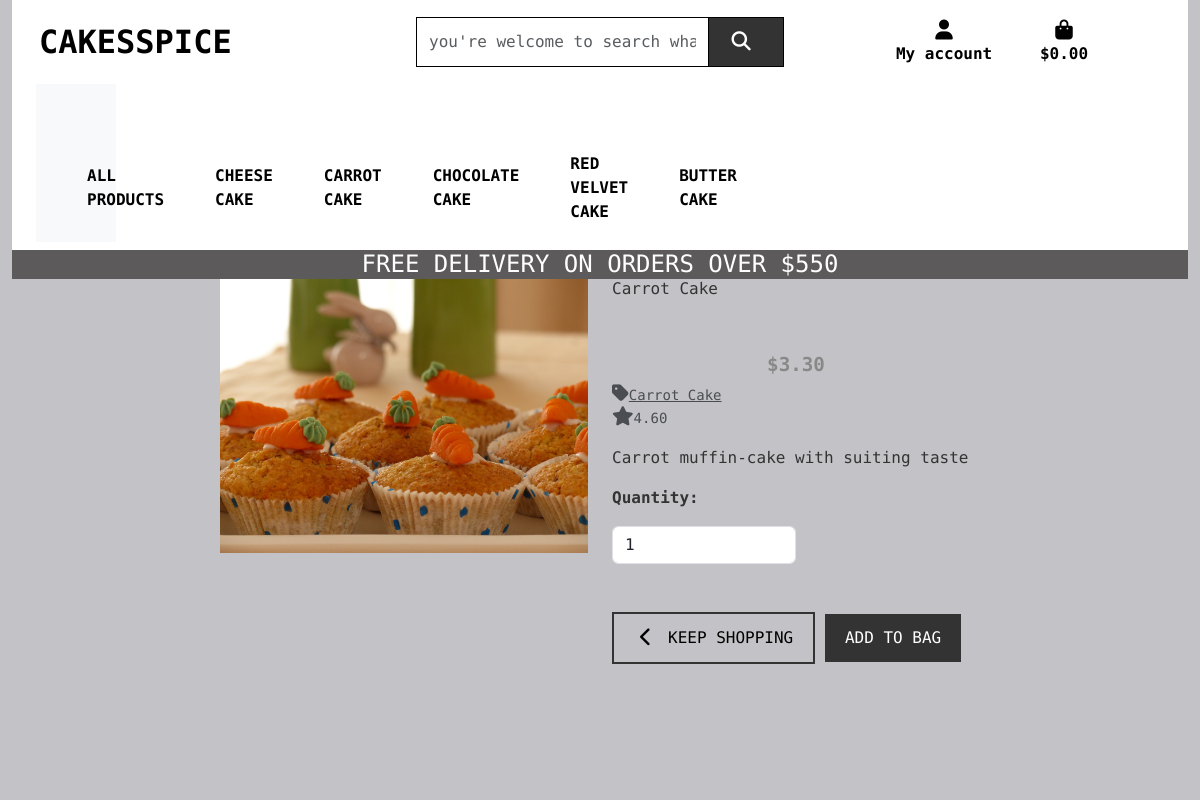
The app's page /products/5, older data.
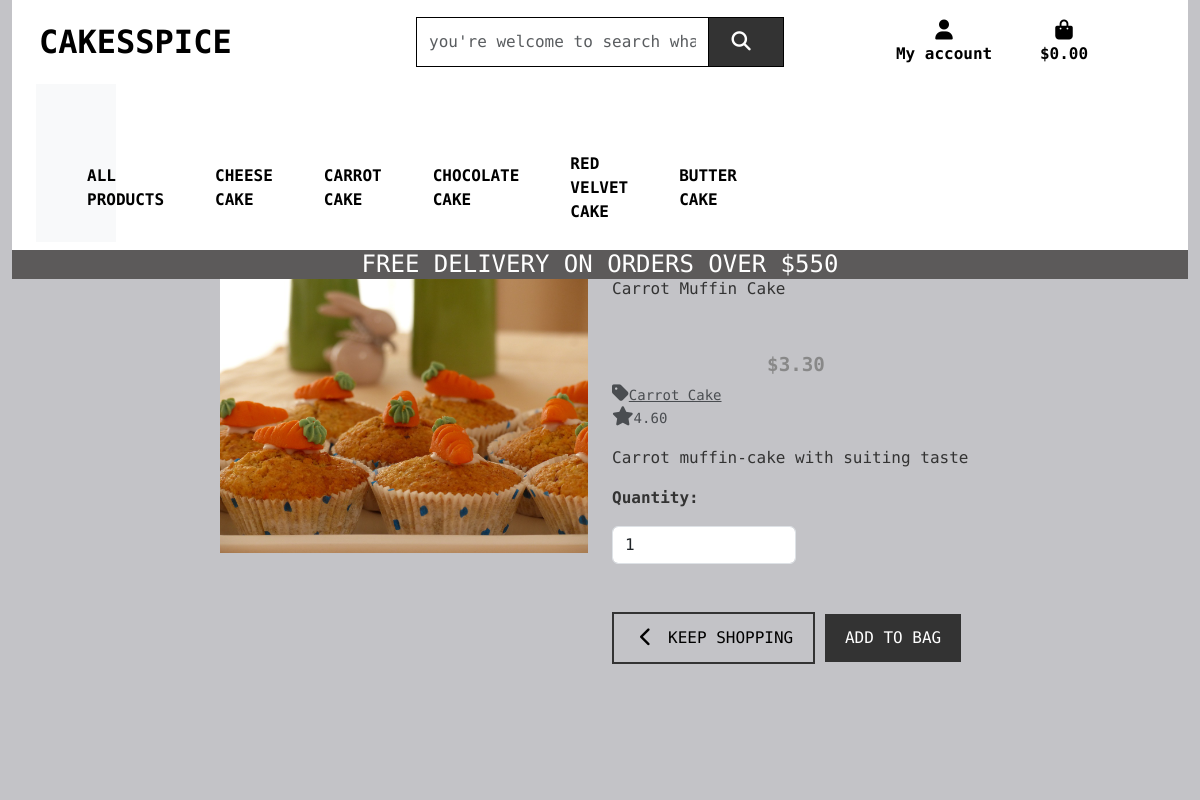
The same page, newer data.
### products/models.py (models this page shows, shortened)
class Product(models.Model):
    name = models.CharField(max_length=500)
    price = models.DecimalField(max_digits=10, decimal_places=2)
    description = models.TextField(default=now)
    category = models.ForeignKey('Category', on_delete=models.CASCADE, default=1)
    rating = models.DecimalField(max_digits=6, decimal_places=2, null=False, default=0.0)
    imageUrl = models.URLField(null=True, blank=True)
    image = models.ImageField(upload_to='products/', null=True, blank=True)

class Category(models.Model):
    class Meta:
        verbose_name_plural = 'Categories'
    name = models.CharField(max_length=500)
    description = models.TextField(default=now)
    created_at = models.DateTimeField(default=now)

### products/views.py (the view)
# urls.py: path('<item_id>', views.product_details, name='product_detail'),
def product_details(request, item_id):
    product = get_object_or_404(Product, id=item_id)
    context = {
        'product': product,
        'item_id': item_id,
    }
    return render(request, 'products/product_details.html', context)

### bag/context.py (called while the page is built, shortened)
def bag_contents(request):
    bag_items = []
    total = 0
    product_count = 0
    bag = request.session.get('bag', {})
    if total < settings.FREE_DELIVERY_THRESHOLD:
        delivery = total * Decimal(settings.STANDARD_DELIVERY_PERCENTAGE / 100)
        free_delivery_delta = settings.FREE_DELIVERY_THRESHOLD - total
    else:
        delivery = 0
        free_delivery_delta = 0
    grand_total = delivery + total
    context = {
        'bag_items': bag_items,
        'total': total,
        'product_count': product_count,
        'delivery': delivery,
        'free_delivery_delta': free_delivery_delta,
        'free_delivery_threshold': free_delivery_delta,
        'grand_total': grand_total
    }
    return context

### products/templates/products/product_details.html (shortened to what this page needs)
{% extends "base.html" %}
{% load static %}
{% block content %}
    <div class="overlay"></div>
    <div class="container-fluid">
        <div class="row">
            <div class="col-12 col-md-6 col-lg-4 offset-lg-2">
                <div class="image-container my-5">
                    {% if product.image %}
                        <a href="{{ product.image.url }}" target="_blank">
                            <img class="card-img-top img-fluid" src="{{ product.image.url}}" alt="{{ product.name }}">
                        </a>
                        {% else %}
                        <a href="">
                            <img class="card-img-top img-fluid" src="{{ MEDIA_URL}}noimage.png" alt="{{ product.name }}">
                        </a>
                    {% endif %}
                </div>
            </div>
            <div class="col-12 col-md-6 col-lg-4">
                <div class="product-details-container mb-5 mt-md-5">
                    <p class="mb-0">{{ product.name }}</p>
                    <p class="lead mb-0 text-left font-weight-bold">${{ product.price }}</p>
                    {% if product.category %}
                    <p class="small mt-1 mb-0">
                        <a class="text-muted" href="{% url 'products' %}?category={{ product.category.name }}">
                            <i class="fas fa-tag mr-1"></i>{{product.category.name}}
                        </a>
                    </p>
                    {% endif %}
                    {% if product.rating %}
                        <small class="text-muted"><i class="fas fa-star mr-1"></i>{{ product.rating}}</small>
                    {% else %}
                        <small class="text-muted"> No Rating</small>
                    {% endif %}
                    <p class="mt-3">{{ product.description}}</p>
                    <form class="form" action="{% url 'add_to_bag' product.id %}" method="POST">
                        <div class="form-row">
                            <div class="col-12">
                                <p class="mt-3"><strong>Quantity:</strong></p>
                                <div class="form-group w-50">
                                    <div class="input-group">
                                        <input class="form-control qty-input" type="number" name="quantity" value="1" min="1" max="99" data-item_id="{{ product.id }}" id="id_qty_{{product.id}}">
                                    </div>
                                </div>
                            </div>
                            <div class="col-12">
                                <a href="{% url 'products' %}" class="btn btn-outline-black rounded-0 mt-5">
                                    <span class="icon">
                                        <i class="fas fa-chevron-left"></i>
                                    </span>
                                    <span class="text-uppercase">Keep Shopping</span>
                                </a>
                                <input type="submit" class="btn btn-black rounded-0 text-uppercase mt-5" value="Add to Bag">
                            </div>
                        </div>
                    </form>
                </div>
            </div>
        </div>
    </div>
{% endblock %}

### templates/base.html (shortened to what this page needs)
{% load static %}
<!doctype html>
<html lang="en">
  <head>
    {% block corecss %}
    <link href="https://cdn.jsdelivr.net/npm/bootstrap@5.3.3/dist/css/bootstrap.min.css" rel="stylesheet">
    <link rel="stylesheet" href="{% static 'css/base.css' %}">
    {% endblock %}
  </head>
  <body>
    <header class="container-fluid fixed-top">
      <div id="topnav" class="row bg-white pt-lg-2 d-home d-lg-flex">
        <div class="col-12 col-lg-4 my-auto py-1 py-lg-0 text-center text-lg-left">
          <a href="{% url 'home' %}" class="nav-link main-logo-link">
            <h2 class="logo-font text-black my-0"><strong>CakesSpice</strong></h2>
          </a>
        </div>
        <div class="col-12 col-lg-4 my-auto py-1 py-lg-0">
          <form method="GET" action="{% url 'products' %}">
            <div class="input-group w-100">
              <input class="form-control border border-black rounded-0" type="text" name="q" placeholder="you're welcome to search what you want">
              <div class="input-group-append">
                <button class="form-control btn btn-black border border-black rounded-0" type="submit">
                  <span class="icon">
                    <i class="fas fa-search"></i>
                  </span>
                </button>
              </div>
            </div>
          </form>
        </div>
        <div class="col-12 col-lg-4 my-auto py-1 py-lg-0">
          <ul class="list-inline list-unstyled text-center text-lg-right my-0">
            <li class="list-inline-item dropdown">
              <a class="text-black nav-link" href="" id="user-options" data-toggle="dropdown" aria-haspopup="true" aria-expanded="false">
                <div class="text-center">
                  <div><i class="fas fa-user fa-lg"></i></div>
                  <p class="my-0">My account</p>
                </div>
              </a>
            </li>
            <li class="list-inline-item">
              <a class="{% if grand_total %}text-info font-weight-bold{% else %}text-black{% endif %} nav-link"href="{% url 'view_bag' %}">
                <div class="text-center">
                  <div><i class="fas fa-shopping-bag fa-lg"></i></div>
                  <p class="my-0">
                    {% if grand_total%}
                      ${{ grand_total|floatformat:2 }}
                    {% else %}
                      $0.00
                    {% endif %}
                  </p>
                </div>
              </a>
            </li>
          </ul>
        </div>
      </div>
      <div class="row bg-white">
        <nav class="navbar navbar-expand-lg">
            {% include 'includes/main-nav.html' %}
        </nav>
      </div>
      <div id="delivery-banner" class="row text-center">
        <div class="col bg-black text-white">
          <h4 class="logo-font my-0">Free delivery on orders over $5{{free_delivery_threshold}}</h4>
        </div>
      </div>
    </header>
    {% block content %}
    {% endblock %}
  </body>
</html>

### templates/includes/main-nav.html (shortened to what this page needs)
<nav class="navbar navbar-expand-lg navbar-light bg-light">
    <div class="container">
        <div class="collapse navbar-collapse" id="main-nav">
            <ul class="navbar-nav w-auto mx-auto">
                <li class="nav-item dropdown">
                    <a class="logo-font font-weight-bold nav-link text-black" href="#" id="all-products-link" data-bs-toggle="dropdown" aria-haspopup="true" aria-expanded="false">
                        All Products
                    </a>
                </li>
                <li class="nav-item dropdown">
                    <a class="logo-font font-weight-bold nav-link text-black" href="#" id="cheese-cake-link" data-bs-toggle="dropdown" aria-haspopup="true" aria-expanded="false">
                        Cheese Cake
                    </a>
                </li>
                <li class="nav-item dropdown">
                    <a class="logo-font font-weight-bold nav-link text-black" href="#" id="carrot-cake-link" data-bs-toggle="dropdown" aria-haspopup="true" aria-expanded="false">
                        Carrot Cake
                    </a>
                </li>
                <li class="nav-item dropdown">
                    <a class="logo-font font-weight-bold nav-link text-black" href="#" id="chocolate-cake-link" data-bs-toggle="dropdown" aria-haspopup="true" aria-expanded="false">
                        Chocolate Cake
                    </a>
                </li>
                <li class="nav-item dropdown">
                    <a class="logo-font font-weight-bold nav-link text-black" href="#" id="Red-Velvet-cake-link" data-bs-toggle="dropdown" aria-haspopup="true" aria-expanded="false">
                        Red Velvet Cake
                    </a>
                </li>
                <li class="nav-item dropdown">
                    <a class="logo-font font-weight-bold nav-link text-black" href="#" id="butter-cake-link" data-bs-toggle="dropdown" aria-haspopup="true" aria-expanded="false">
                        Butter Cake
                    </a>
                </li>
            </ul>
        </div>
    </div>
</nav>

### static/css/base.css (style rules this page uses)
html { height: 100%; }
.icon { align-items: center; display: inline-flex; justify-content: center; height: 1.5rem; width: 1.5rem; }
.logo-font { text-transform: uppercase; }
.main-logo-link { width: fit-content; }
.btn-black { background: black; color: white; }
.btn-outline-black { background: white; color: black !important; border: 1px solid black; }
.text-black { color: #000!important; }
.border-black { border: 1px solid black!important; }
.bg-black { background: #5c5a5a !important; }
.overlay { height: 100%; width: 100%; top: 0; left: 0; position: fixed; background: white; z-index: -1; }
body { font-family: Geist Mono; background-color: #f4f4f9; color: #333; margin: 0; padding: 0; }
.overlay { position: absolute; top: 0; left: 0; width: 100%; height: 100%; background: rgba(0, 0, 0, 0.2); z-index: -1; }
.container { margin-top: 50px; }
.row { margin: 0; }
.btn { padding: 12px 20px; font-size: 1rem; border-radius: 30px; display: inline-flex; align-items: center; justify-content: center; }
.btn-outline-black { border: 2px solid #333; color: #333; background-color: transparent; transition: all 0.3s ease; }
.btn-black { background-color: #333; color: white; border: none; transition: all 0.3s ease; }
.icon { margin-right: 10px; }
.fas { font-size: 1.2rem; }
.lead { font-size: 1.2rem; font-weight: bold; color: #888; text-align: center; margin-top: 50px; }
.btn-outline-black { margin-top: 20px; }
@media (min-width: 1200px) { .container { max-width: 80px; } }
.navbar-nav { list-style: none; margin: 0; padding: 0; display: flex; justify-content: center; align-items: center; }
.nav-item { position: relative; margin: 0 15px; }
.nav-link { text-decoration: none; font-weight: bold; color: black; padding: 10px 15px; display: block; font-size: 16px; transition: background-color 0.3s ease; }
.navbar-nav > .nav-item { margin-right: 20px; }

Row changes from the older to the newer data that the page shows:
changed Product "Carrot muffin-cake with suiting taste": name "Carrot Cake" → "Carrot Muffin Cake"
